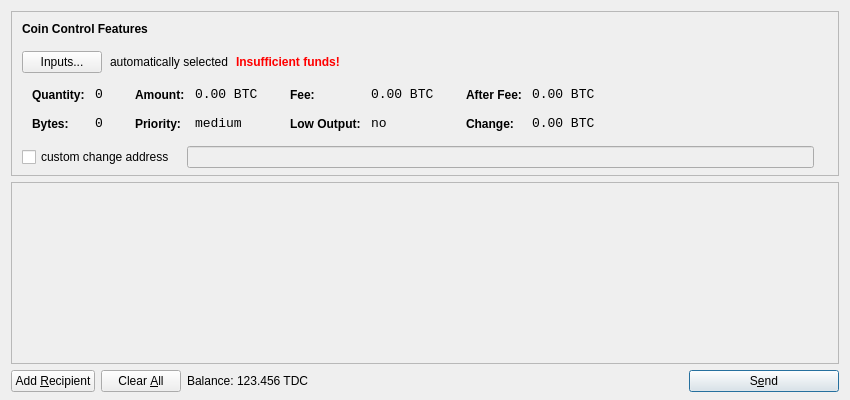
<?xml version="1.0" encoding="UTF-8"?>
<ui version="4.0">
 <class>SendCoinsDialog</class>
 <widget class="QDialog" name="SendCoinsDialog">
  <property name="geometry">
   <rect>
    <x>0</x>
    <y>0</y>
    <width>850</width>
    <height>400</height>
   </rect>
  </property>
  <property name="windowTitle">
   <string>Send Coins</string>
  </property>
  <layout class="QVBoxLayout" name="verticalLayout" stretch="0,1,0">
   <property name="bottomMargin">
    <number>8</number>
   </property>
   <item>
    <widget class="QFrame" name="frameCoinControl">
     <property name="sizePolicy">
      <sizepolicy hsizetype="Expanding" vsizetype="Expanding">
       <horstretch>0</horstretch>
       <verstretch>0</verstretch>
      </sizepolicy>
     </property>
     <property name="maximumSize">
      <size>
       <width>16777215</width>
       <height>16777215</height>
      </size>
     </property>
     <property name="frameShape">
      <enum>QFrame::StyledPanel</enum>
     </property>
     <property name="frameShadow">
      <enum>QFrame::Sunken</enum>
     </property>
     <layout class="QVBoxLayout" name="verticalLayoutCoinControl2">
      <property name="spacing">
       <number>-1</number>
      </property>
      <property name="leftMargin">
       <number>0</number>
      </property>
      <property name="topMargin">
       <number>0</number>
      </property>
      <property name="rightMargin">
       <number>0</number>
      </property>
      <property name="bottomMargin">
       <number>6</number>
      </property>
      <item>
       <layout class="QVBoxLayout" name="verticalLayoutCoinControl" stretch="0,0,0,0,1">
        <property name="spacing">
         <number>0</number>
        </property>
        <property name="leftMargin">
         <number>10</number>
        </property>
        <property name="topMargin">
         <number>10</number>
        </property>
        <item>
         <layout class="QHBoxLayout" name="horizontalLayoutCoinControl1">
          <property name="bottomMargin">
           <number>15</number>
          </property>
          <item>
           <widget class="QLabel" name="labelCoinControlFeatures">
            <property name="sizePolicy">
             <sizepolicy hsizetype="Preferred" vsizetype="Maximum">
              <horstretch>0</horstretch>
              <verstretch>0</verstretch>
             </sizepolicy>
            </property>
            <property name="font">
             <font>
              <weight>75</weight>
              <bold>true</bold>
             </font>
            </property>
            <property name="styleSheet">
             <string notr="true">font-weight:bold;</string>
            </property>
            <property name="text">
             <string>Coin Control Features</string>
            </property>
           </widget>
          </item>
         </layout>
        </item>
        <item>
         <layout class="QHBoxLayout" name="horizontalLayoutCoinControl2" stretch="0,0,0,0">
          <property name="spacing">
           <number>8</number>
          </property>
          <property name="bottomMargin">
           <number>10</number>
          </property>
          <item>
           <widget class="QPushButton" name="pushButtonCoinControl">
            <property name="styleSheet">
             <string notr="true"/>
            </property>
            <property name="text">
             <string>Inputs...</string>
            </property>
           </widget>
          </item>
          <item>
           <widget class="QLabel" name="labelCoinControlAutomaticallySelected">
            <property name="text">
             <string>automatically selected</string>
            </property>
            <property name="margin">
             <number>5</number>
            </property>
           </widget>
          </item>
          <item>
           <widget class="QLabel" name="labelCoinControlInsuffFunds">
            <property name="font">
             <font>
              <weight>75</weight>
              <bold>true</bold>
             </font>
            </property>
            <property name="styleSheet">
             <string notr="true">color:red;font-weight:bold;</string>
            </property>
            <property name="text">
             <string>Insufficient funds!</string>
            </property>
            <property name="margin">
             <number>5</number>
            </property>
           </widget>
          </item>
          <item>
           <spacer name="horizontalSpacerCoinControl">
            <property name="orientation">
             <enum>Qt::Horizontal</enum>
            </property>
            <property name="sizeHint" stdset="0">
             <size>
              <width>40</width>
              <height>1</height>
             </size>
            </property>
           </spacer>
          </item>
         </layout>
        </item>
        <item>
         <widget class="QWidget" name="widgetCoinControl" native="true">
          <property name="sizePolicy">
           <sizepolicy hsizetype="Preferred" vsizetype="Preferred">
            <horstretch>0</horstretch>
            <verstretch>0</verstretch>
           </sizepolicy>
          </property>
          <property name="minimumSize">
           <size>
            <width>0</width>
            <height>0</height>
           </size>
          </property>
          <property name="styleSheet">
           <string notr="true"/>
          </property>
          <layout class="QHBoxLayout" name="horizontalLayoutCoinControl5">
           <property name="margin">
            <number>0</number>
           </property>
           <item>
            <layout class="QHBoxLayout" name="horizontalLayoutCoinControl3" stretch="0,0,0,1">
             <property name="spacing">
              <number>20</number>
             </property>
             <property name="topMargin">
              <number>0</number>
             </property>
             <property name="bottomMargin">
              <number>10</number>
             </property>
             <item>
              <layout class="QFormLayout" name="formLayoutCoinControl1">
               <property name="horizontalSpacing">
                <number>10</number>
               </property>
               <property name="verticalSpacing">
                <number>14</number>
               </property>
               <property name="leftMargin">
                <number>10</number>
               </property>
               <property name="topMargin">
                <number>4</number>
               </property>
               <property name="rightMargin">
                <number>6</number>
               </property>
               <item row="0" column="0">
                <widget class="QLabel" name="labelCoinControlQuantityText">
                 <property name="styleSheet">
                  <string notr="true">font-weight:bold;</string>
                 </property>
                 <property name="text">
                  <string>Quantity:</string>
                 </property>
                 <property name="margin">
                  <number>0</number>
                 </property>
                </widget>
               </item>
               <item row="0" column="1">
                <widget class="QLabel" name="labelCoinControlQuantity">
                 <property name="font">
                  <font>
                   <family>Monospace</family>
                   <pointsize>10</pointsize>
                  </font>
                 </property>
                 <property name="cursor">
                  <cursorShape>IBeamCursor</cursorShape>
                 </property>
                 <property name="contextMenuPolicy">
                  <enum>Qt::ActionsContextMenu</enum>
                 </property>
                 <property name="text">
                  <string notr="true">0</string>
                 </property>
                 <property name="margin">
                  <number>0</number>
                 </property>
                 <property name="textInteractionFlags">
                  <set>Qt::LinksAccessibleByMouse|Qt::TextSelectableByKeyboard|Qt::TextSelectableByMouse</set>
                 </property>
                </widget>
               </item>
               <item row="1" column="0">
                <widget class="QLabel" name="labelCoinControlBytesText">
                 <property name="styleSheet">
                  <string notr="true">font-weight:bold;</string>
                 </property>
                 <property name="text">
                  <string>Bytes:</string>
                 </property>
                </widget>
               </item>
               <item row="1" column="1">
                <widget class="QLabel" name="labelCoinControlBytes">
                 <property name="font">
                  <font>
                   <family>Monospace</family>
                   <pointsize>10</pointsize>
                  </font>
                 </property>
                 <property name="cursor">
                  <cursorShape>IBeamCursor</cursorShape>
                 </property>
                 <property name="contextMenuPolicy">
                  <enum>Qt::ActionsContextMenu</enum>
                 </property>
                 <property name="text">
                  <string notr="true">0</string>
                 </property>
                 <property name="textInteractionFlags">
                  <set>Qt::LinksAccessibleByMouse|Qt::TextSelectableByKeyboard|Qt::TextSelectableByMouse</set>
                 </property>
                </widget>
               </item>
              </layout>
             </item>
             <item>
              <layout class="QFormLayout" name="formLayoutCoinControl2">
               <property name="horizontalSpacing">
                <number>10</number>
               </property>
               <property name="verticalSpacing">
                <number>14</number>
               </property>
               <property name="leftMargin">
                <number>6</number>
               </property>
               <property name="topMargin">
                <number>4</number>
               </property>
               <property name="rightMargin">
                <number>6</number>
               </property>
               <item row="0" column="0">
                <widget class="QLabel" name="labelCoinControlAmountText">
                 <property name="styleSheet">
                  <string notr="true">font-weight:bold;</string>
                 </property>
                 <property name="text">
                  <string>Amount:</string>
                 </property>
                 <property name="margin">
                  <number>0</number>
                 </property>
                </widget>
               </item>
               <item row="0" column="1">
                <widget class="QLabel" name="labelCoinControlAmount">
                 <property name="font">
                  <font>
                   <family>Monospace</family>
                   <pointsize>10</pointsize>
                  </font>
                 </property>
                 <property name="cursor">
                  <cursorShape>IBeamCursor</cursorShape>
                 </property>
                 <property name="contextMenuPolicy">
                  <enum>Qt::ActionsContextMenu</enum>
                 </property>
                 <property name="text">
                  <string notr="true">0.00 BTC</string>
                 </property>
                 <property name="textInteractionFlags">
                  <set>Qt::LinksAccessibleByMouse|Qt::TextSelectableByKeyboard|Qt::TextSelectableByMouse</set>
                 </property>
                </widget>
               </item>
               <item row="1" column="0">
                <widget class="QLabel" name="labelCoinControlPriorityText">
                 <property name="styleSheet">
                  <string notr="true">font-weight:bold;</string>
                 </property>
                 <property name="text">
                  <string>Priority:</string>
                 </property>
                </widget>
               </item>
               <item row="1" column="1">
                <widget class="QLabel" name="labelCoinControlPriority">
                 <property name="font">
                  <font>
                   <family>Monospace</family>
                   <pointsize>10</pointsize>
                  </font>
                 </property>
                 <property name="cursor">
                  <cursorShape>IBeamCursor</cursorShape>
                 </property>
                 <property name="contextMenuPolicy">
                  <enum>Qt::ActionsContextMenu</enum>
                 </property>
                 <property name="text">
                  <string>medium</string>
                 </property>
                 <property name="textInteractionFlags">
                  <set>Qt::LinksAccessibleByMouse|Qt::TextSelectableByKeyboard|Qt::TextSelectableByMouse</set>
                 </property>
                </widget>
               </item>
              </layout>
             </item>
             <item>
              <layout class="QFormLayout" name="formLayoutCoinControl3">
               <property name="horizontalSpacing">
                <number>10</number>
               </property>
               <property name="verticalSpacing">
                <number>14</number>
               </property>
               <property name="leftMargin">
                <number>6</number>
               </property>
               <property name="topMargin">
                <number>4</number>
               </property>
               <property name="rightMargin">
                <number>6</number>
               </property>
               <item row="0" column="0">
                <widget class="QLabel" name="labelCoinControlFeeText">
                 <property name="styleSheet">
                  <string notr="true">font-weight:bold;</string>
                 </property>
                 <property name="text">
                  <string>Fee:</string>
                 </property>
                 <property name="margin">
                  <number>0</number>
                 </property>
                </widget>
               </item>
               <item row="0" column="1">
                <widget class="QLabel" name="labelCoinControlFee">
                 <property name="font">
                  <font>
                   <family>Monospace</family>
                   <pointsize>10</pointsize>
                  </font>
                 </property>
                 <property name="cursor">
                  <cursorShape>IBeamCursor</cursorShape>
                 </property>
                 <property name="contextMenuPolicy">
                  <enum>Qt::ActionsContextMenu</enum>
                 </property>
                 <property name="text">
                  <string notr="true">0.00 BTC</string>
                 </property>
                 <property name="textInteractionFlags">
                  <set>Qt::LinksAccessibleByMouse|Qt::TextSelectableByKeyboard|Qt::TextSelectableByMouse</set>
                 </property>
                </widget>
               </item>
               <item row="1" column="0">
                <widget class="QLabel" name="labelCoinControlLowOutputText">
                 <property name="styleSheet">
                  <string notr="true">font-weight:bold;</string>
                 </property>
                 <property name="text">
                  <string>Low Output:</string>
                 </property>
                </widget>
               </item>
               <item row="1" column="1">
                <widget class="QLabel" name="labelCoinControlLowOutput">
                 <property name="font">
                  <font>
                   <family>Monospace</family>
                   <pointsize>10</pointsize>
                  </font>
                 </property>
                 <property name="cursor">
                  <cursorShape>IBeamCursor</cursorShape>
                 </property>
                 <property name="contextMenuPolicy">
                  <enum>Qt::ActionsContextMenu</enum>
                 </property>
                 <property name="text">
                  <string>no</string>
                 </property>
                 <property name="textInteractionFlags">
                  <set>Qt::LinksAccessibleByMouse|Qt::TextSelectableByKeyboard|Qt::TextSelectableByMouse</set>
                 </property>
                </widget>
               </item>
              </layout>
             </item>
             <item>
              <layout class="QFormLayout" name="formLayoutCoinControl4">
               <property name="horizontalSpacing">
                <number>10</number>
               </property>
               <property name="verticalSpacing">
                <number>14</number>
               </property>
               <property name="leftMargin">
                <number>6</number>
               </property>
               <property name="topMargin">
                <number>4</number>
               </property>
               <property name="rightMargin">
                <number>6</number>
               </property>
               <item row="0" column="0">
                <widget class="QLabel" name="labelCoinControlAfterFeeText">
                 <property name="styleSheet">
                  <string notr="true">font-weight:bold;</string>
                 </property>
                 <property name="text">
                  <string>After Fee:</string>
                 </property>
                 <property name="margin">
                  <number>0</number>
                 </property>
                </widget>
               </item>
               <item row="0" column="1">
                <widget class="QLabel" name="labelCoinControlAfterFee">
                 <property name="font">
                  <font>
                   <family>Monospace</family>
                   <pointsize>10</pointsize>
                  </font>
                 </property>
                 <property name="cursor">
                  <cursorShape>IBeamCursor</cursorShape>
                 </property>
                 <property name="contextMenuPolicy">
                  <enum>Qt::ActionsContextMenu</enum>
                 </property>
                 <property name="text">
                  <string notr="true">0.00 BTC</string>
                 </property>
                 <property name="textInteractionFlags">
                  <set>Qt::LinksAccessibleByMouse|Qt::TextSelectableByKeyboard|Qt::TextSelectableByMouse</set>
                 </property>
                </widget>
               </item>
               <item row="1" column="0">
                <widget class="QLabel" name="labelCoinControlChangeText">
                 <property name="styleSheet">
                  <string notr="true">font-weight:bold;</string>
                 </property>
                 <property name="text">
                  <string>Change:</string>
                 </property>
                </widget>
               </item>
               <item row="1" column="1">
                <widget class="QLabel" name="labelCoinControlChange">
                 <property name="font">
                  <font>
                   <family>Monospace</family>
                   <pointsize>10</pointsize>
                  </font>
                 </property>
                 <property name="cursor">
                  <cursorShape>IBeamCursor</cursorShape>
                 </property>
                 <property name="contextMenuPolicy">
                  <enum>Qt::ActionsContextMenu</enum>
                 </property>
                 <property name="text">
                  <string notr="true">0.00 BTC</string>
                 </property>
                 <property name="textInteractionFlags">
                  <set>Qt::LinksAccessibleByMouse|Qt::TextSelectableByKeyboard|Qt::TextSelectableByMouse</set>
                 </property>
                </widget>
               </item>
              </layout>
             </item>
            </layout>
           </item>
          </layout>
         </widget>
        </item>
        <item>
         <layout class="QHBoxLayout" name="horizontalLayoutCoinControl4" stretch="0,0,0">
          <property name="spacing">
           <number>12</number>
          </property>
          <property name="sizeConstraint">
           <enum>QLayout::SetDefaultConstraint</enum>
          </property>
          <property name="topMargin">
           <number>5</number>
          </property>
          <property name="rightMargin">
           <number>5</number>
          </property>
          <item>
           <widget class="QCheckBox" name="checkBoxCoinControlChange">
            <property name="text">
             <string>custom change address</string>
            </property>
           </widget>
          </item>
          <item>
           <widget class="QLineEdit" name="lineEditCoinControlChange">
            <property name="enabled">
             <bool>false</bool>
            </property>
            <property name="sizePolicy">
             <sizepolicy hsizetype="Expanding" vsizetype="Fixed">
              <horstretch>0</horstretch>
              <verstretch>0</verstretch>
             </sizepolicy>
            </property>
           </widget>
          </item>
          <item>
           <widget class="QLabel" name="labelCoinControlChangeLabel">
            <property name="sizePolicy">
             <sizepolicy hsizetype="Preferred" vsizetype="Expanding">
              <horstretch>0</horstretch>
              <verstretch>0</verstretch>
             </sizepolicy>
            </property>
            <property name="minimumSize">
             <size>
              <width>0</width>
              <height>0</height>
             </size>
            </property>
            <property name="text">
             <string/>
            </property>
            <property name="margin">
             <number>3</number>
            </property>
           </widget>
          </item>
         </layout>
        </item>
        <item>
         <spacer name="verticalSpacerCoinControl">
          <property name="orientation">
           <enum>Qt::Vertical</enum>
          </property>
          <property name="sizeHint" stdset="0">
           <size>
            <width>800</width>
            <height>1</height>
           </size>
          </property>
         </spacer>
        </item>
       </layout>
      </item>
     </layout>
    </widget>
   </item>
   <item>
    <widget class="QScrollArea" name="scrollArea">
     <property name="widgetResizable">
      <bool>true</bool>
     </property>
     <widget class="QWidget" name="scrollAreaWidgetContents">
      <property name="geometry">
       <rect>
        <x>0</x>
        <y>0</y>
        <width>830</width>
        <height>165</height>
       </rect>
      </property>
      <layout class="QVBoxLayout" name="verticalLayout_2">
       <property name="margin">
        <number>0</number>
       </property>
       <item>
        <layout class="QVBoxLayout" name="entries">
         <property name="spacing">
          <number>6</number>
         </property>
        </layout>
       </item>
       <item>
        <spacer name="verticalSpacer">
         <property name="orientation">
          <enum>Qt::Vertical</enum>
         </property>
         <property name="sizeHint" stdset="0">
          <size>
           <width>20</width>
           <height>40</height>
          </size>
         </property>
        </spacer>
       </item>
      </layout>
     </widget>
    </widget>
   </item>
   <item>
    <layout class="QHBoxLayout" name="horizontalLayout">
     <item>
      <widget class="QPushButton" name="addButton">
       <property name="toolTip">
        <string>Send to multiple recipients at once</string>
       </property>
       <property name="text">
        <string>Add &amp;Recipient</string>
       </property>
       <property name="icon">
        <iconset resource="../bitcoin.qrc">
         <normaloff>:/icons/add</normaloff>:/icons/add</iconset>
       </property>
       <property name="autoDefault">
        <bool>false</bool>
       </property>
      </widget>
     </item>
     <item>
      <widget class="QPushButton" name="clearButton">
       <property name="sizePolicy">
        <sizepolicy hsizetype="Minimum" vsizetype="Fixed">
         <horstretch>0</horstretch>
         <verstretch>0</verstretch>
        </sizepolicy>
       </property>
       <property name="toolTip">
        <string>Remove all transaction fields</string>
       </property>
       <property name="text">
        <string>Clear &amp;All</string>
       </property>
       <property name="icon">
        <iconset resource="../bitcoin.qrc">
         <normaloff>:/icons/remove</normaloff>:/icons/remove</iconset>
       </property>
       <property name="autoRepeatDelay">
        <number>300</number>
       </property>
       <property name="autoDefault">
        <bool>false</bool>
       </property>
      </widget>
     </item>
     <item>
      <layout class="QHBoxLayout" name="horizontalLayout_2">
       <property name="spacing">
        <number>3</number>
       </property>
       <item>
        <widget class="QLabel" name="label">
         <property name="text">
          <string>Balance:</string>
         </property>
        </widget>
       </item>
       <item>
        <widget class="QLabel" name="labelBalance">
         <property name="cursor">
          <cursorShape>IBeamCursor</cursorShape>
         </property>
         <property name="text">
          <string>123.456 TDC</string>
         </property>
         <property name="textInteractionFlags">
          <set>Qt::LinksAccessibleByMouse|Qt::TextSelectableByKeyboard|Qt::TextSelectableByMouse</set>
         </property>
        </widget>
       </item>
      </layout>
     </item>
     <item>
      <spacer name="horizontalSpacer">
       <property name="orientation">
        <enum>Qt::Horizontal</enum>
       </property>
       <property name="sizeHint" stdset="0">
        <size>
         <width>40</width>
         <height>20</height>
        </size>
       </property>
      </spacer>
     </item>
     <item>
      <widget class="QPushButton" name="sendButton">
       <property name="minimumSize">
        <size>
         <width>150</width>
         <height>0</height>
        </size>
       </property>
       <property name="toolTip">
        <string>Confirm the send action</string>
       </property>
       <property name="text">
        <string>S&amp;end</string>
       </property>
       <property name="icon">
        <iconset resource="../bitcoin.qrc">
         <normaloff>:/icons/send</normaloff>:/icons/send</iconset>
       </property>
       <property name="default">
        <bool>true</bool>
       </property>
      </widget>
     </item>
    </layout>
   </item>
  </layout>
 </widget>
 <resources>
  <include location="../bitcoin.qrc"/>
 </resources>
 <connections/>
</ui>
